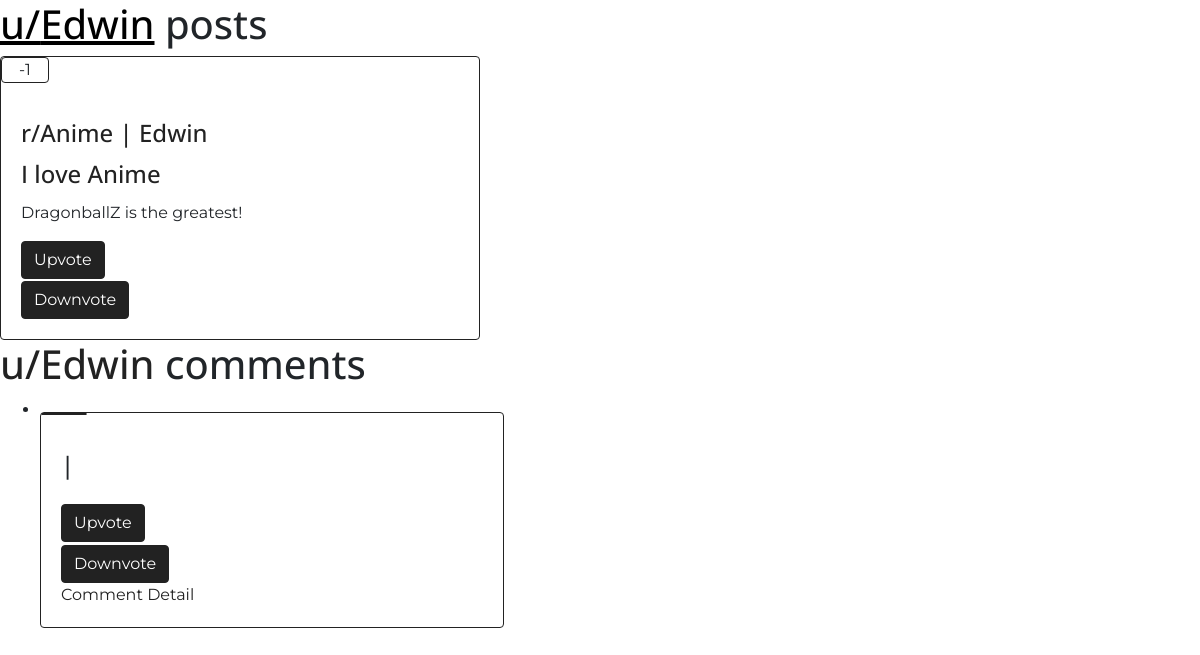
The app's page /u/Edwin/ with its own data.
### Post/models.py (models this page shows, shortened)
class RedditPost(models.Model):
    title = models.CharField(max_length=80)
    content = models.TextField(null=True, blank=True)
    url = models.URLField(null=True, blank=True, verbose_name='Optional content url')
    user_posted = models.ForeignKey(
        RedditUser,
        on_delete=models.CASCADE,
        related_name='post_user'
        )
    subreddit_parent = models.ForeignKey(
        Subreddit,
        on_delete=models.CASCADE,
        related_name='subreddit_parent',
        null=True,
        blank=True,
        verbose_name="Under Subreddit"
    )
    votes = models.IntegerField(default=0)
    users_voted = models.ManyToManyField(
        RedditUser,
        blank=True,
        related_name='user_voted'
    )
    dt_time = models.DateTimeField(auto_now_add=True)

### Main/models.py (models this page shows, shortened)
class Subreddit(models.Model):
    name = models.CharField(max_length=80, unique=True)
    def __str__(self):
        return self.name

### User/models.py (models this page shows)
class RedditUser(AbstractUser):
    DisplayName = models.CharField(max_length=25, default='self', verbose_name='Name')
    subscriptions = models.ManyToManyField(
        Subreddit,
        related_name='subscriptions',
        blank=True
        )
    subreddits_moderated = models.ManyToManyField(
        Subreddit,
        related_name='subreddits_moderated',
        blank=True
    )

### User/views.py (the view)
# urls.py: path('u/<str:username>/', user_view),
def user_view(request, username):
    user_id = RedditUser.objects.get(username=username).id
    user = RedditUser.objects.filter(id=user_id).first()
    posts = RedditPost.objects.filter(user_posted=user_id)
    comments = Comment.objects.filter(user_commented=user_id)
    return render(request, 'user.html', {
        'user': user,
        'posts': posts,
        'comments': comments
    })

### User/templates/user.html (shortened to what this page needs)
{% load static %}
<link rel="stylesheet" type="text/css" href="{% static 'Main/style.css' %}">
<h1><a href='/u/{{user}}/'>u/{{user}}</a> posts</h1>
{% for p in posts %}
<div class="card border-primary">
    <p class="card header border-primary" id="vote-score">{{ p.votes }}</p>
<div class="card-body d-flex flex-column align-items-start">
    <h4 class="card-title text-primary"><a href="/r/{{ p.subreddit_parent }}/"> r/{{ p.subreddit_parent }} </a>
        | <a href="/u/{{ p.user_posted }}/"> {{ p.user_posted }} </a>
    </h4>
	<h4 class="card-title text-primary"><a href="/post/{{ p.id }}/"> {{ p.title }}</a></h4>
	<p class="card-text">{{ p.content }}</p>
	<a href="/upvote/post/{{ p.id }}/" class="btn btn-primary mt-auto">Upvote</a>
    <br>
    <a href="/downvote/post/{{ p.id }}/" class="btn btn-primary mt-auto">Downvote</a>
</div>
</div>
{% endfor %}
<h1><a href='/u/{{user}}/'>u/{{user}}</a> comments</h1>
{% load mptt_tags %}
<ul>
{% recursetree comments %}
    <li>
    <div class="card border-primary">
        <p class="card header border-primary" id="vote-score">{{ node.votes }}</p>
        <div class="card-body d-flex flex-column align-items-start">
            <h4><a href="/u/{{ node.user_commented.displayname }}/"> {{ node.user_commented }} </a>
                | {{ node.dt_time }}</h4>
            <a href="/upvote/comment/{{ node.id }}/" class="btn btn-primary mt-auto">Upvote</a>
            <br>
            <a href="/downvote/comment/{{ node.id }}/" class="btn btn-primary mt-auto">Downvote</a>
            <a href="/comment_detail/{{ node.id }}/">Comment Detail</a>
            </div>
    </div>
    </li>
{% endrecursetree %}
</ul>

### records on screen
RedditPost: votes "-1", subreddit_parent "Anime", user_posted "Edwin", title "I love Anime", content "DragonballZ is the greatest!"
RedditUser: username "Edwin"
